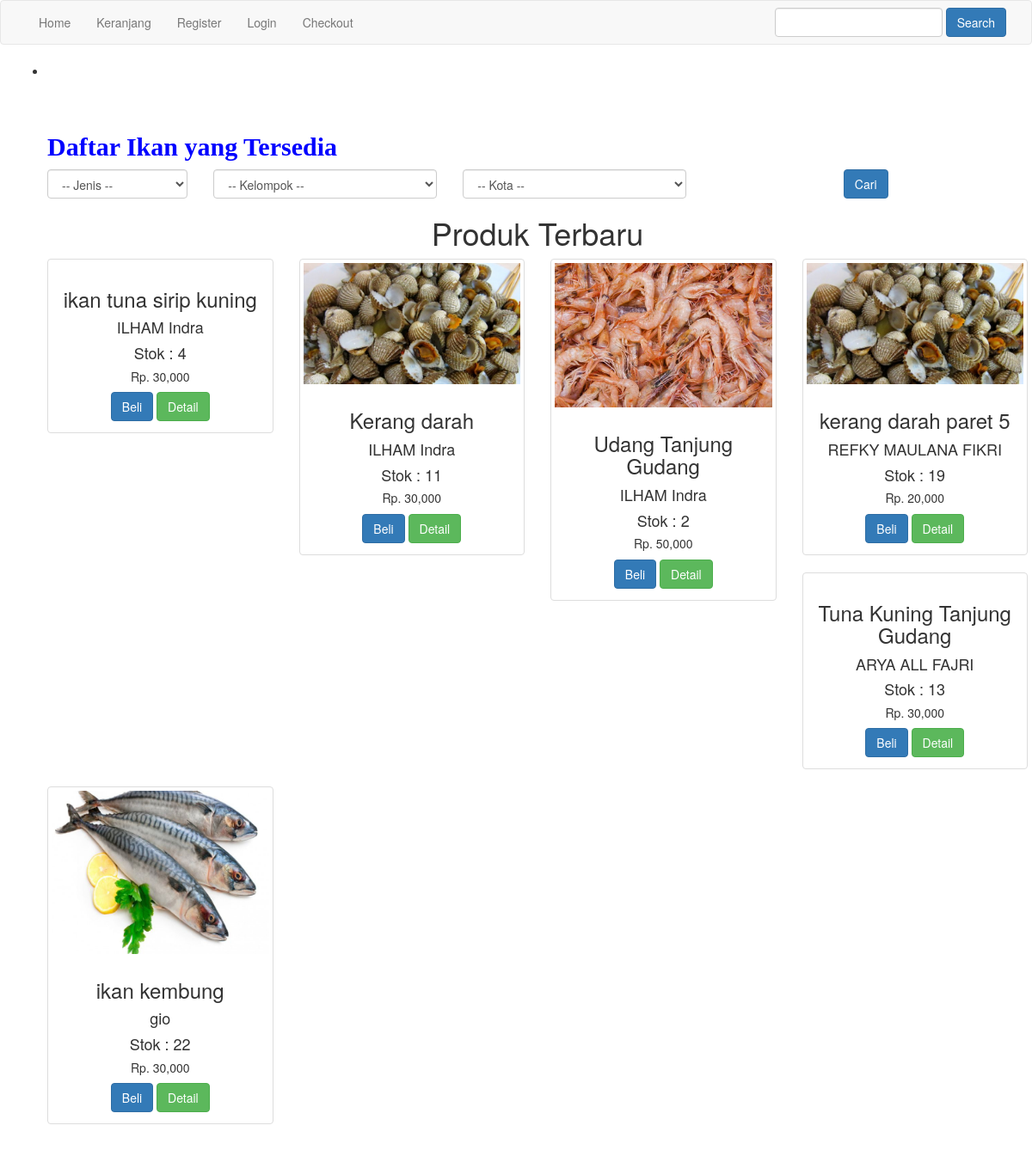
Page /menu.php on the committed database.
### tables this page shows
CREATE TABLE `barang` (
  `Kode_Barang` varchar(50) NOT NULL,
  `Tanggal_Barang_Masuk` date NOT NULL,
  `Nama_Barang` varchar(50) NOT NULL,
  `Deskripsi_Barang` varchar(50) NOT NULL,
  `ID_Penjual` varchar(50) NOT NULL,
  `Stok_Barang` varchar(50) NOT NULL,
  `Foto_Barang` varchar(50) NOT NULL,
  `Berat_Barang` int(50) NOT NULL,
  `Harga_Barang` int(50) NOT NULL,
  `Kode_Kelompok_Barang` varchar(50) NOT NULL
);

CREATE TABLE `penjual` (
  `ID_Penjual` varchar(50) NOT NULL,
  `Nama_Penjual` varchar(50) NOT NULL,
  `Username_Penjual` varchar(50) NOT NULL,
  `Password_Penjual` varchar(50) NOT NULL,
  `Alamat_Penjual` varchar(50) NOT NULL,
  `ID_Bank` varchar(50) NOT NULL,
  `No_Rekening_Penjual` varchar(50) NOT NULL,
  `No_Handphone_Penjual` varchar(50) NOT NULL,
  `ID_Kota` varchar(50) NOT NULL,
  `Tanggal` date NOT NULL
);

### menu.php (the view, shortened to what this page needs)
<?php
include 'koneksi.php';
$strw = "";
    $query = "SELECT * FROM barang inner join kelompok_barang on barang.Kode_Kelompok_Barang=kelompok_barang.Kode_Kelompok_Barang
			 inner join penjual on barang.ID_Penjual=penjual.ID_Penjual inner join kota on penjual.ID_Kota=kota.ID_Kota $strw";
    $result=mysqli_query($koneksi,$query);
?>
<!DOCTYPE html>
<html>
<head>
	<link rel="stylesheet" href="admin/css/bootstrap.css">
</head>
<body>
<body background="2.jpg">
<nav class="navbar navbar-default">
	<div class="container">
	<ul class="nav navbar-nav">
		<li><a href="index.php">Home</a></li>
		<li><a href="keranjang.php">Keranjang</a></li>
		<?php if(isset($_SESSION["pembeli"])): ?>
<li><a href="riwayat.php">Riwayat Belanja</a></li>
				<li><a href="logout.php">Logout</a></li>
				<?php else: ?>
		<li><a href="registrasi.php">Register</a></li>
		<li><a href="login.php">Login</a></li>
		<?php endif ?>
		<li><a href="checkout.php">Checkout</a></li>
	</ul>
	<form action="pencarian.php" method="get" class="navbar-form navbar-right">
		<input type="text" class="form-control" name="keyword">
		<button class="btn btn-primary">Search</button>
	</form>
	</div>
</nav>
<section class="konten">
	<div class="container">
	<div class="row">
         <nav class="header-nav ms-auto">
          <ul class="d-flex align-items-center">
            <li class="nav-item d-block d-lg-none">
        </li></center>
        <br/><br/>
        <div class="row">
            <div class="col-md-12">
                <div class="section-heading">
                    <h2><strong><font face="times new roman" color="blue">Daftar Ikan yang Tersedia</font></strong></h2>
                </div>
            </div>
        </div>
        <center><form action="menu.php" method="GET">
          <div class="row">
            <div class="col-sm-">
              <div class="col-md-12 col-lg-2 products-number-sort">
                <div class="products-sort-by mt-2 mt-lg-0">
                   <select name="jenis_barang" id="Kode_Jenis_Barang" class="form-control">
                      <option selected disabled>-- Jenis -- </option>
                </select>
            </div></div>
            <div class="col-md-12 col-lg-3 products-number-sort">
                <div class="products-sort-by mt-2 mt-lg-0">
                    <select name="kelompok_barang" id="Kode_Kelompok_Barang" class="form-control">
                      <option selected disabled>-- Kelompok -- </option>
                </select>
            </div></div>
            <div class="col-md-12 col-lg-3 products-number-sort">
                <div class="products-sort-by mt-2 mt-lg-0">
                   <select name="kota" class="form-control">
                      <option selected disabled>-- Kota -- </option>
                </select>
            </div></div>
            <div clas="row">
                <div class="col-sm">
                  <input type="submit" class="btn btn-primary mb-" name="submit" value="Cari">
              </div>
          </div>
  </form>
    </div>
<section class="konten">
	<div class="container">
		<h1> Produk Terbaru</h1>
			<div class="row">
			<?php while($row = mysqli_fetch_assoc($result)) { ?>
			<?php if($row["Stok_Barang"]>'0'): ?>
			<div class="col-md-3">
			<div class="thumbnail">
				<img src="admin/img/<?php echo $row['Foto_Barang']; ?>" alt="">
				<div class="caption">
					<h3> <?php echo $row['Nama_Barang']; ?></h3>
					<h4> <?php echo $row['Nama_Penjual']; ?></h4>
					<h4>Stok : <?php echo $row['Stok_Barang']; ?></h4>
					<h5>Rp. <?php echo number_format($row['Harga_Barang']); ?></h5>
						<a href="beli.php?id=<?php echo $row['Kode_Barang']; ?>"
						class="btn btn-primary">Beli</a>
						<a href="detail.php?id=<?php echo $row['Kode_Barang']; ?>" class="btn btn-success">Detail</a>
				</div>
			</div>
			</div>
			<?php endif ?>
			<?php } ?>
			</div>
	</div>
</section>
</body>
</html>
</body>
</body>
</html>

### rows in the picture
barang: Nama_Barang "ikan tuna sirip kuning", ID_Penjual.Nama_Penjual "ILHAM Indra", Stok_Barang "4", Harga_Barang "30,000"
barang: Foto_Barang (picture), Nama_Barang "Kerang darah", ID_Penjual.Nama_Penjual "ILHAM Indra", Stok_Barang "11", Harga_Barang "30,000"
barang: Foto_Barang (picture), Nama_Barang "Udang Tanjung Gudang", ID_Penjual.Nama_Penjual "ILHAM Indra", Stok_Barang "2", Harga_Barang "50,000"
barang: Foto_Barang (picture), Nama_Barang "kerang darah paret 5", ID_Penjual.Nama_Penjual "REFKY MAULANA FIKRI", Stok_Barang "19", Harga_Barang "20,000"
barang: Nama_Barang "Tuna Kuning Tanjung Gudang", ID_Penjual.Nama_Penjual "ARYA ALL FAJRI", Stok_Barang "13", Harga_Barang "30,000"
barang: Foto_Barang (picture), Nama_Barang "ikan kembung", ID_Penjual.Nama_Penjual "gio", Stok_Barang "22", Harga_Barang "30,000"
